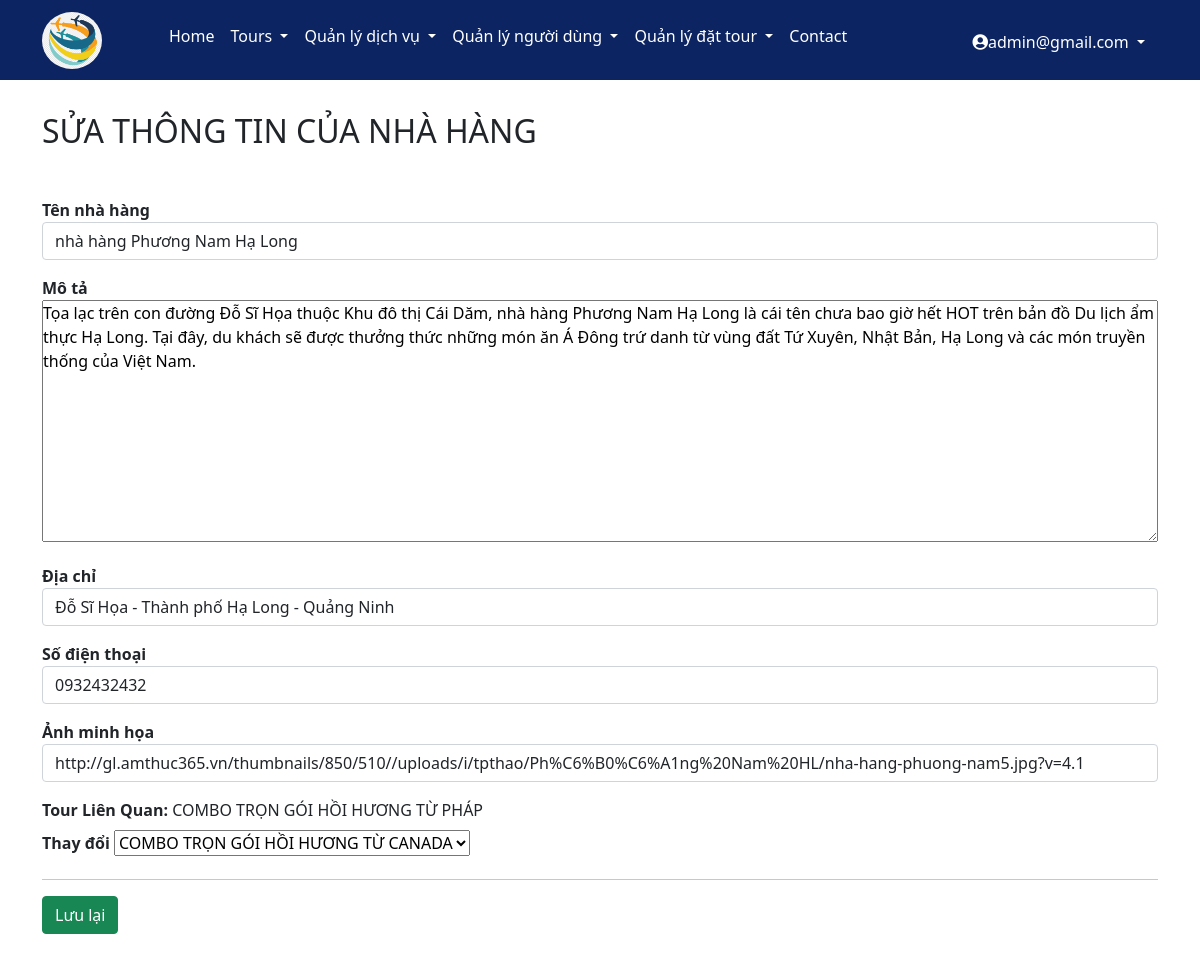
/admin/edit_res.php?id=3 (signed in), run on the app's committed database.
### tables this page shows
CREATE TABLE `restaurants` (
  `resID` int(11) NOT NULL,
  `resName` varchar(100) DEFAULT NULL,
  `resDes` varchar(1000) DEFAULT NULL,
  `resLocation` varchar(100) DEFAULT NULL,
  `resPhone` char(12) DEFAULT NULL,
  `TourID` int(11) DEFAULT NULL,
  `ResImg` varchar(500) NOT NULL
);

CREATE TABLE `tours` (
  `TourID` int(11) NOT NULL,
  `TourName` varchar(500) DEFAULT NULL,
  `TourLocation` varchar(200) DEFAULT NULL,
  `TourVehicle` varchar(100) DEFAULT NULL,
  `TourDes` varchar(1000) DEFAULT NULL,
  `TourSchedule` varchar(1000) DEFAULT NULL,
  `TourImg` varchar(200) DEFAULT NULL,
  `GroupID` int(11) DEFAULT NULL,
  `TourStatus` tinyint(1) NOT NULL
);

### admin/edit_res.php (the view, shortened to what this page needs)
<?php
include('header.php');
include('../config/connect.php');
$resID= $_GET['id'];
$sql = "select * from restaurants where resID=$resID";
$result = mysqli_query($conn, $sql);
if(mysqli_num_rows($result)){
    while($row = mysqli_fetch_assoc($result)){
        $resName = $row['resName'];
        $resLocation = $row['resLocation'];
        $ResImg = $row['ResImg'];
        $resPhone = $row['resPhone'];
        $resDes = $row['resDes'];
        $tourID = $row['TourID'];
        $sql1 = "select TourName from tours where TourID = $tourID";
        $result1 = mysqli_query($conn, $sql1);
        $tourName='';
        if(mysqli_num_rows($result1)>0){
            while($row=mysqli_fetch_assoc($result1)){
                $tourName = $row['TourName'];
            }}
        else echo $sql1;
}}
?>
<div class="container my-main">
    <h2 class="text-uppercase my-title-ad">Sửa thông tin của nhà hàng</h2>
    <form action="process_edit_res.php" method="POST">
        <div class="mb-3">
            <label for="resName"><b>Tên nhà hàng</b></label>
            <input type="text" class="form-control" id="hotline" name="resName" value="<?php echo $resName?>">
        </div>
        <div class="mb-3">
            <div><label for="resdes"><b>Mô tả</b></label></div>
            <textarea class="my-textarea" rows="10" name="resdes"><?php echo $resDes ?></textarea>
        </div>
        <div class="mb-3">
            <label for="reslocation"><b>Địa chỉ</b></label>
            <input type="text" class="form-control" id="location" name="reslocation" value="<?php echo $resLocation?>">
        </div>
        <div class="mb-3">
            <label for="resphone"><b>Số điện thoại</b></label>
            <input type="text" class="form-control" id="facebook" name="resphone" value="<?php echo $resPhone?>">
        </div>
        <div class="mb-3">
            <label for="resimg"><b>Ảnh minh họa</b></label>
            <input type="text" class="form-control" id="ins" name="resimg" value="<?php echo $ResImg?>">
        </div>
        <div class="mb-3">
        <div><label for="tourid" class="form-label"><b>Tour Liên Quan: </b><?php echo $tourName ?></label></div>
            <label  class="form-label"><b>Thay đổi</b></label>
            <select name="tourid" id="tourid">
                <?php
       $sql0 = "select * from `tours`";
       $result0 = mysqli_query($conn, $sql0);
       if(mysqli_num_rows($result0)>0){
        while($row=mysqli_fetch_assoc($result0)){
            echo '<option value = "'.$row['TourID'].'">'.$row['TourName'].'</option>';
        }}?>
        </select>
        </div>
        <hr>
        <div class="mb-3">
            <button type="submit" class="btn btn-success" name="submit">Lưu lại</button>
        </div>
    </form>
</div>
<?php
include('footer.php');
?>

### css/style.css (style rules this page uses)
:root { --my-color: #0c2461; }
.my-textarea { width: 100%; }

### css/admin.css (style rules this page uses)
* { padding: 0; margin: 0; text-decoration: none; box-sizing: border-box; }
.my-main { margin-top: 32px; margin-bottom: 32px; }
.my-textarea { width: 100%; }
.my-title-ad { margin-bottom: 48px; }

### data on the page
restaurants: resName "nhà hàng Phương Nam Hạ Long", resdes "Tọa lạc trên con đường Đỗ Sĩ Họa thuộc Khu đô thị Cái Dăm, nhà hàng Phương Nam Hạ Long là cái tên chưa bao giờ hết HOT trên bản đồ Du lịch ẩm thực Hạ Long. Tại đây, du khách sẽ được thưởng thức những món ăn Á Đông trứ danh từ vùng đất Tứ Xuyên, Nhật Bản, Hạ Long và các món truyền thống của Việt Nam.", reslocation "Đỗ Sĩ Họa - Thành phố Hạ Long - Quảng Ninh", resphone "0932432432", resimg "http://gl.amthuc365.vn/thumbnails/850/510//uploads/i/tpthao/Ph%C6%B0%C6%A1ng%20Nam%20HL/nha-hang-phuong-nam5.jpg?v=4.1"
tours: TourName "COMBO TRỌN GÓI HỒI HƯƠNG TỪ PHÁP"

### other printed values
$_SESSION['success'] "admin@gmail.com"
form field tourid "COMBO TRỌN GÓI HỒI HƯƠNG TỪ CANADA"
